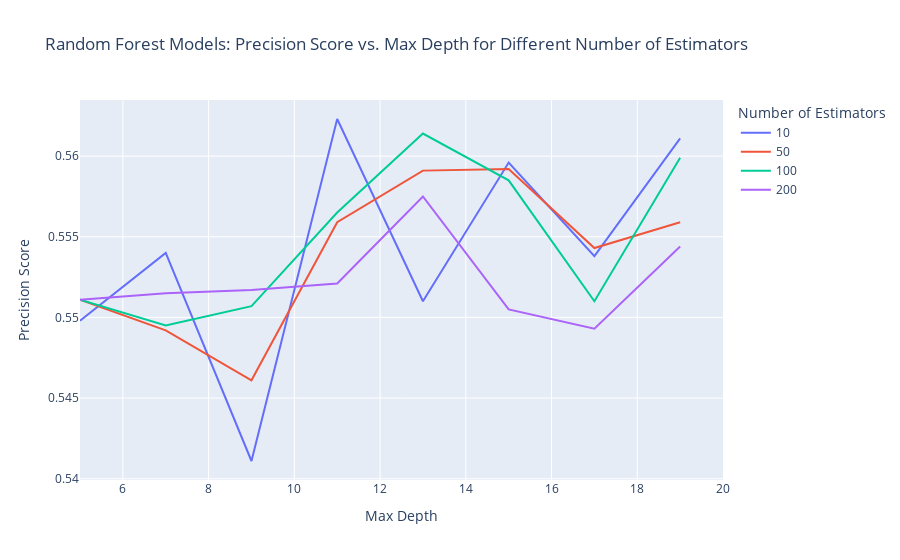

The cell this chart's notebook holds for it:
### Code cell
# Convert data to DataFrame
df = pd.DataFrame.from_dict(best_precision_matrix_random_forest, orient='index', columns=['precision_score']).reset_index()

# Rename the columns for clarity
df.columns = ['max_depth_and_metric', 'precision_score']

# Separate the tuple into two columns
df[['max_depth', 'n_estimators']] = pd.DataFrame(df['max_depth_and_metric'].tolist(), index=df.index)

# Drop the combined column
df = df.drop(columns=['max_depth_and_metric'])

# Create line plot using Plotly Express
fig = px.line(df, x='max_depth', y='precision_score', color='n_estimators',
              labels={'max_depth': 'Max Depth', 'precision_score': 'Precision Score', 'n_estimators': 'Number of Estimators'},
              title='Random Forest Models: Precision Score vs. Max Depth for Different Number of Estimators')

# Adjust x-axis range
fig.update_xaxes(range=[5, 20])

# Show the figure
fig.show()

### Figure 1 — Plotly figure (JSON) as saved in the notebook; plotly's stock layout.template omitted (floating-point values rounded to 4 significant figures)
{"data": [{"hovertemplate": "Number of Estimators=10<br>Max Depth=%{x}<br>Precision Score=%{y}<extra></extra>", "legendgroup": "10", "line": {"color": "#636efa", "dash": "solid"}, "marker": {"symbol": "circle"}, "mode": "lines", "name": "10", "orientation": "v", "showlegend": true, "type": "scatter", "x": [5, 7, 9, 11, 13, 15, 17, 19], "xaxis": "x", "y": [0.5498, 0.554, 0.5411, 0.5623, 0.551, 0.5596, 0.5538, 0.5611], "yaxis": "y"}, {"hovertemplate": "Number of Estimators=50<br>Max Depth=%{x}<br>Precision Score=%{y}<extra></extra>", "legendgroup": "50", "line": {"color": "#EF553B", "dash": "solid"}, "marker": {"symbol": "circle"}, "mode": "lines", "name": "50", "orientation": "v", "showlegend": true, "type": "scatter", "x": [5, 7, 9, 11, 13, 15, 17, 19], "xaxis": "x", "y": [0.5511, 0.5492, 0.5461, 0.5559, 0.5591, 0.5592, 0.5543, 0.5559], "yaxis": "y"}, {"hovertemplate": "Number of Estimators=100<br>Max Depth=%{x}<br>Precision Score=%{y}<extra></extra>", "legendgroup": "100", "line": {"color": "#00cc96", "dash": "solid"}, "marker": {"symbol": "circle"}, "mode": "lines", "name": "100", "orientation": "v", "showlegend": true, "type": "scatter", "x": [5, 7, 9, 11, 13, 15, 17, 19], "xaxis": "x", "y": [0.5511, 0.5495, 0.5507, 0.5565, 0.5614, 0.5585, 0.551, 0.5599], "yaxis": "y"}, {"hovertemplate": "Number of Estimators=200<br>Max Depth=%{x}<br>Precision Score=%{y}<extra></extra>", "legendgroup": "200", "line": {"color": "#ab63fa", "dash": "solid"}, "marker": {"symbol": "circle"}, "mode": "lines", "name": "200", "orientation": "v", "showlegend": true, "type": "scatter", "x": [5, 7, 9, 11, 13, 15, 17, 19], "xaxis": "x", "y": [0.5511, 0.5515, 0.5517, 0.5521, 0.5575, 0.5505, 0.5493, 0.5544], "yaxis": "y"}], "layout": {"legend": {"title": {"text": "Number of Estimators"}, "tracegroupgap": 0}, "title": {"text": "Random Forest Models: Precision Score vs. Max Depth for Different Number of Estimators"}, "xaxis": {"anchor": "y", "domain": [0, 1], "range": [5, 20], "title": {"text": "Max Depth"}}, "yaxis": {"anchor": "x", "domain": [0, 1], "title": {"text": "Precision Score"}}}}
